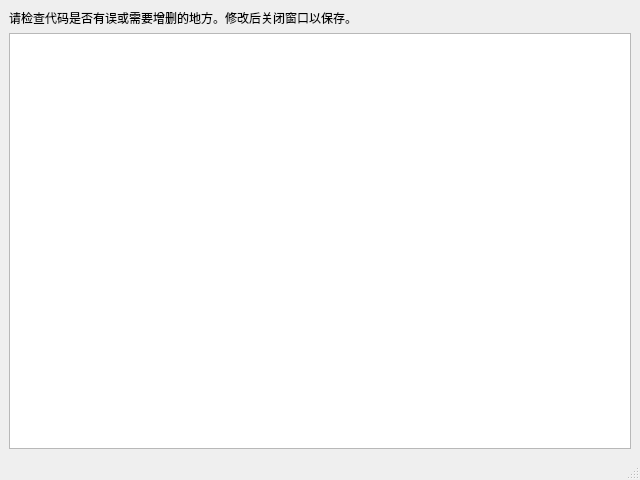
<?xml version="1.0" encoding="UTF-8"?>
<ui version="4.0">
 <class>MainWindow</class>
 <widget class="QMainWindow" name="MainWindow">
  <property name="windowModality">
   <enum>Qt::WindowModal</enum>
  </property>
  <property name="geometry">
   <rect>
    <x>0</x>
    <y>0</y>
    <width>640</width>
    <height>480</height>
   </rect>
  </property>
  <property name="font">
   <font>
    <family>Microsoft YaHei UI</family>
    <pointsize>9</pointsize>
   </font>
  </property>
  <property name="windowTitle">
   <string>检查代码</string>
  </property>
  <widget class="QWidget" name="centralwidget">
   <layout class="QVBoxLayout" name="verticalLayout">
    <item>
     <widget class="QLabel" name="label_3">
      <property name="text">
       <string>请检查代码是否有误或需要增删的地方。修改后关闭窗口以保存。</string>
      </property>
     </widget>
    </item>
    <item>
     <widget class="QPlainTextEdit" name="codeEdit">
      <property name="font">
       <font>
        <family>Consolas</family>
        <pointsize>12</pointsize>
       </font>
      </property>
      <property name="lineWrapMode">
       <enum>QPlainTextEdit::NoWrap</enum>
      </property>
     </widget>
    </item>
   </layout>
  </widget>
  <widget class="QStatusBar" name="statusbar"/>
 </widget>
 <resources/>
 <connections/>
</ui>
